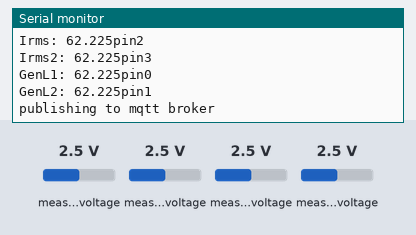
Simulated run of this sketch. Board: ESP8266 (NodeMCU). On the bench: the last lines printed to the serial monitor. Inputs (shaded band) come from the test bench; at power-on: measured voltage 2.5 V. WiFi joins after 1.5 s; servers stay silent unless stated; no MQTT or app messages arrive unless stated.

Above: at 4.2 s.
4.3 s: measured voltage (sensor 200) set to 0.1 V
5.8 s: measured voltage (sensor 201) set to 0.1 V
At 7.0 s:
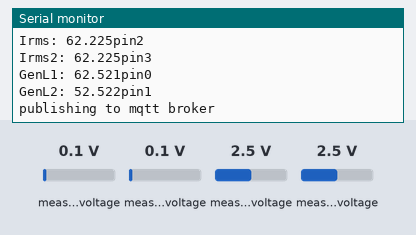
7.3 s: measured voltage (sensor 202) set to 0.1 V
At 8.6 s:
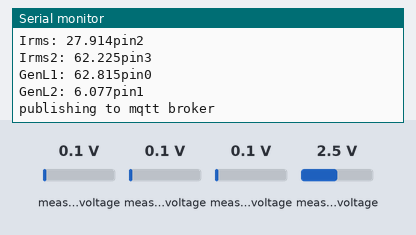
8.8 s: measured voltage (sensor 203) set to 0.1 V
10.3 s: measured voltage (sensor 200) set to 1.2 V
At 10.3 s:
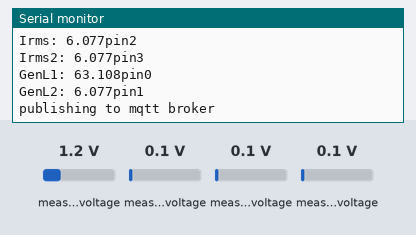
11.8 s: measured voltage (sensor 201) set to 1.2 V
At 13.3 s:
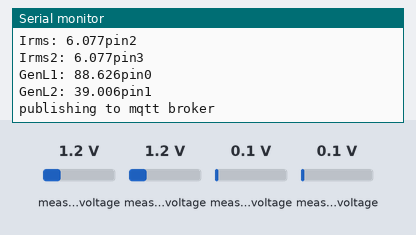
Timing chart, 0 to 14.3 s (numbered marks = the images above; inputs shaded):
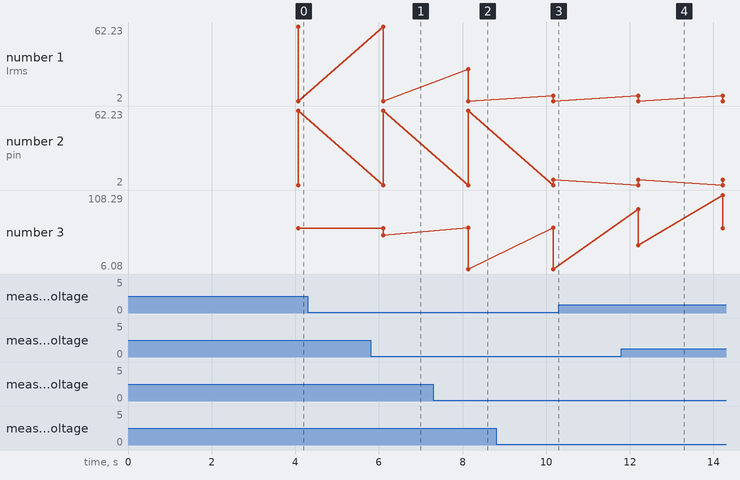

The sketch:

ct_sensor.ino
```cpp
#include <PubSubClient.h>
#include <ESP8266WiFi.h>
#include <Adafruit_ADS1015.h>

Adafruit_ADS1115 ads;  /* Use this for the 16-bit version */
//this sketch is working for a 50 amp ct
//const float FACTOR = 20; //20A/1V from the CT
const float FACTOR = 30;
const float multiplier = 0.0000633;

#ifndef STASSID
#define STASSID "makersmark"
#define STAPSK  "sieshell"
#endif

WiFiClient client;
PubSubClient mqttClient(client);

const char* ssid     = STASSID;
const char* password = STAPSK;
int i = 0;


void printMeasure(String prefix, float value, String postfix)
{
  Serial.print(prefix);
  Serial.print(value, 3);
  Serial.println(postfix);
}


void callback(char* topic, byte* payload, unsigned int length) {
  Serial.print("Message arrived [");
  Serial.print(topic);
  Serial.print("] ");
  for (int i = 0; i < length; i++) {
    Serial.print((char)payload[i]);
  }
  Serial.println();
}

void setup() {
  Serial.begin(115200);

  ads.setGain(GAIN_FOUR);       // 4x gain   +/- 1.024V  1 bit = 0.5mV    0.03125mV
  ads.begin();

  // We start by connecting to a WiFi network
  Serial.println();
  Serial.println();
  Serial.print("Connecting to ");
  Serial.println(ssid);

  /* Explicitly set the ESP8266 to be a WiFi-client, otherwise, it by default,
     would try to act as both a client and an access-point and could cause
     network-issues with your other WiFi-devices on your WiFi-network. */
  WiFi.mode(WIFI_STA);
  WiFi.begin(ssid, password);

  while (WiFi.status() != WL_CONNECTED) {
    delay(500);
    Serial.print(".");
  }

  Serial.println("");
  Serial.println("WiFi connected");
  Serial.println("IP address: ");
  Serial.println(WiFi.localIP());


  delay(1500);
  //mqttClient.setServer(server, 1883);
  mqttClient.setServer("192.168.1.97", 1883);
  mqttClient.setCallback(callback);

  if (mqttClient.connect("arduino-1")) {
    // connection succeeded
    Serial.println("Connected to mqtt ");
    //boolean r= mqttClient.subscribe("madison/apc/linevoltage");
    //Serial.println("subscribe ");
    //Serial.println(r);
  }
  else {
    // connection failed
    // mqttClient.state() will provide more information
    // on why it failed.
    Serial.println("Connection failed for mqtt ");
  }
}

void reconnect_mqtt()
{
  delay(1500);
  if (mqttClient.connect("arduino-1")) {
    // connection succeeded
    Serial.println("Connected to mqtt ");
  }
}

void reconnect_wifi()
{
  WiFi.begin(ssid, password);

  while (WiFi.status() != WL_CONNECTED) {
    delay(500);
    Serial.println("reconnecting wifi");
    Serial.print(".");
  }

  Serial.println("");
  Serial.println("WiFi connected");
  Serial.println("IP address: ");
  Serial.println(WiFi.localIP());
}

void loop() {

  //begin old function
  float voltageL1, voltageL2, voltageGenL1, voltageGenL2 = 0;  //maybe change this datatype to int16_t instead of float
  float currentL1, currentL2, currentGenL1, currentGenL2 = 0;
  int16_t raw_readingL1, raw_readingL2, raw_readingGenL1, raw_readingGenL2 = 0;
  float sumL1, sumL2, sumGenL1, sumGenL2 = 0;
  long time_check = millis();
  int counter = 0;

  while (millis() - time_check < 1000)
  {
    raw_readingGenL1 = ads.readADC_SingleEnded(0);
    raw_readingGenL2 = ads.readADC_SingleEnded(1);
    raw_readingL1 = ads.readADC_SingleEnded(2);
    raw_readingL2 = ads.readADC_SingleEnded(3);
    voltageL1 = raw_readingL1 * multiplier;
    voltageL2 = raw_readingL2 * multiplier;
    voltageGenL1 = raw_readingGenL1 * multiplier;
    voltageGenL2 = raw_readingGenL2 * multiplier;
    currentL1 = voltageL1 * FACTOR;
    currentL2 = voltageL2 * FACTOR;
    currentGenL1 = voltageGenL1 * FACTOR;
    currentGenL2 = voltageGenL2 * FACTOR;

    sumL1 += sq(currentL1);
    sumL2 += sq(currentL2);
    sumGenL1 += sq(currentGenL1);
    sumGenL2 += sq(currentGenL2);
    counter = counter + 1;
  }

  currentL1 = sqrt(sumL1 / counter);
  currentL2 = sqrt(sumL2 / counter);
  currentGenL1 = sqrt(sumGenL1 / counter);
  currentGenL2 = sqrt(sumGenL2 / counter);

  char resultL1[8]; //buffer for my number
  dtostrf(currentL1, 5, 3, resultL1);

  char resultL2[8]; //buffer for my number
  dtostrf(currentL2, 5, 3, resultL2);

  char resultGenL1[8]; //buffer for my number
  dtostrf(currentGenL1, 5, 3, resultGenL1);

  char resultGenL2[8]; //buffer for my number
  dtostrf(currentGenL2, 5, 3, resultGenL2);

  printMeasure("Irms: ", currentL1, "pin2");
  printMeasure("Irms2: ", currentL2, "pin3");
  printMeasure("GenL1: ", currentGenL1, "pin0");
  printMeasure("GenL2: ", currentGenL2, "pin1");


  if (WiFi.status() != WL_CONNECTED) {
    Serial.println("not connected");
    reconnect_wifi();
  }

  if (mqttClient.state() != 0) {
    Serial.println(mqttClient.state());
    reconnect_mqtt();
  }

  Serial.println("publishing to mqtt broker");
  mqttClient.publish("madison/arduinocurrent", resultL1);
  mqttClient.publish("madison/arduinocurrent2", resultL2);
  mqttClient.publish("madison/generatorL1", resultGenL1);
  mqttClient.publish("madison/generatorL2", resultGenL2);

  //boolean rc = mqttClient.publish("test", "test message");
  //byte outmsg[]={0xff,0xfe};
  //Serial.println("publishing bytes");
  //rc = mqttClient.publish("testbyte", outmsg,2);
  delay(1000);

  //      Serial.println(WiFi.status()); // 3 is connected
  mqttClient.loop();

}  //end loop
```

Measured:
- after the input at 5.8 s, the serial monitor: prints a new line after 0.30 s (image 1)
- after the input at 7.3 s, the serial monitor: prints a new line after 0.83 s (image 2)
- after the input at 11.8 s, the serial monitor: prints a new line after 0.40 s (image 4)
- plotted number 3: 62.23 → 52.52 after the input at 5.8 s, 6.08 → 62.23 after the input at 11.8 s
